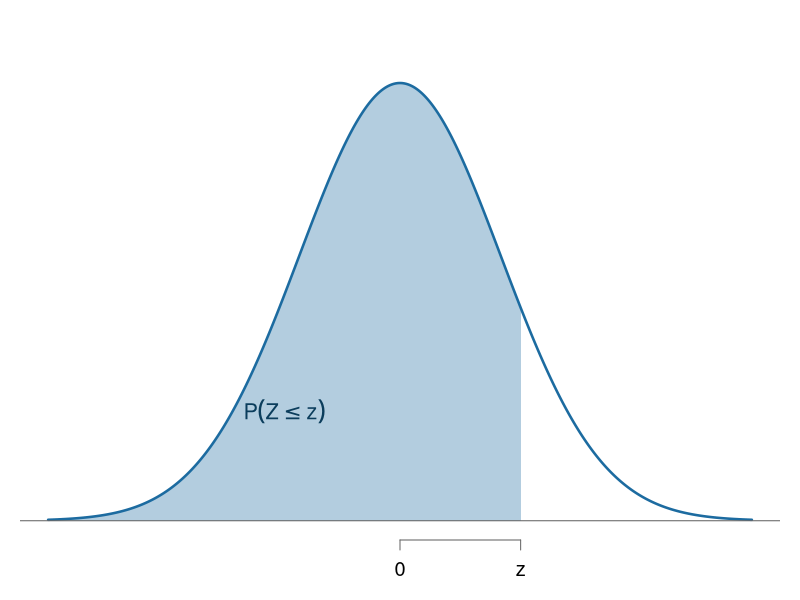
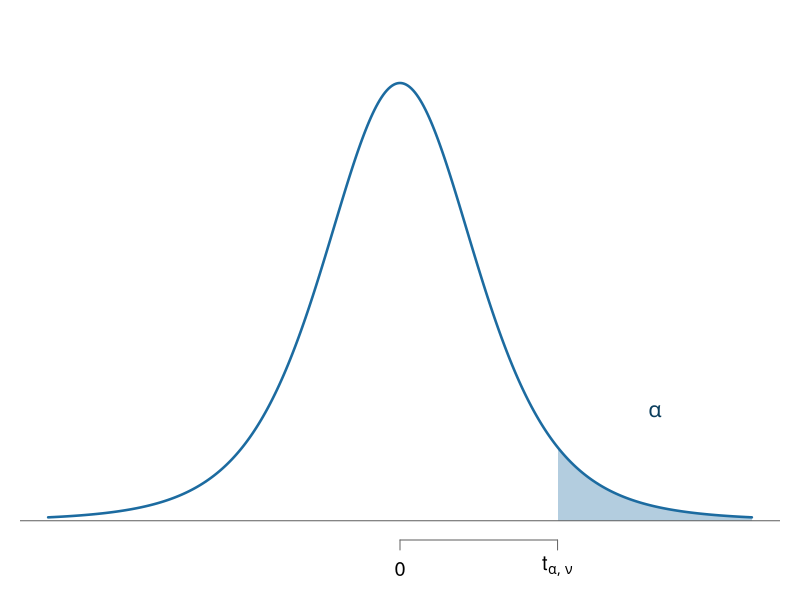
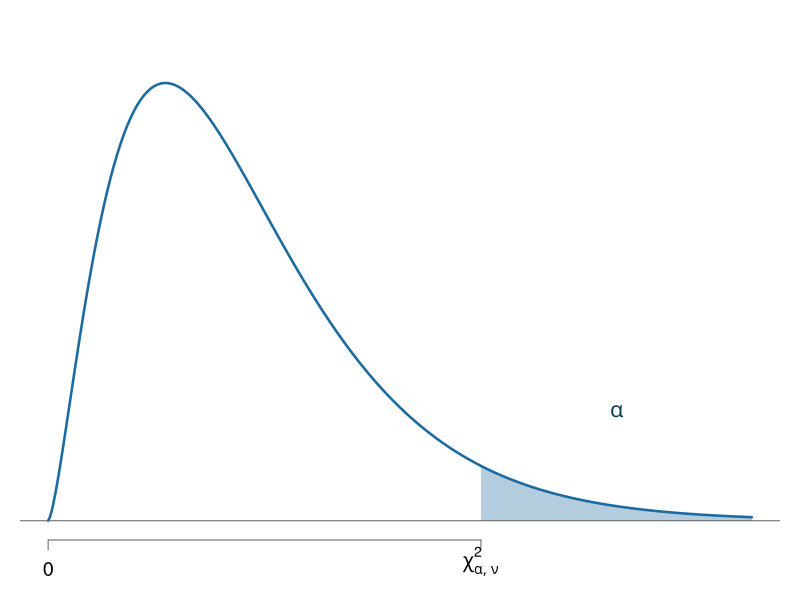
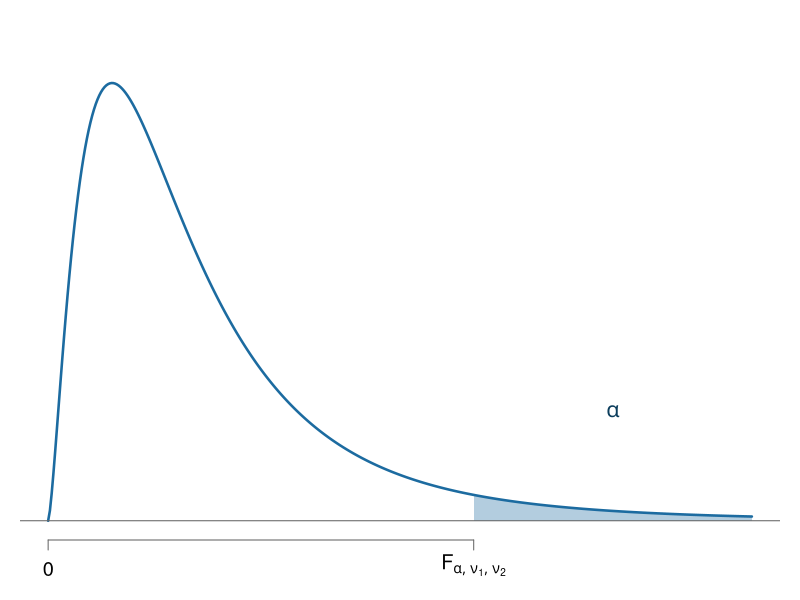

Generate these figures, in order, with R:
## ---- chunk 1
#| label: preparar-tablas
#| echo: false

library(kableExtra)
options(knitr.kable.NA = "")

# Da formato a un número sin notación científica y con d decimales
fmt <- function(x, d) formatC(x, format = "f", digits = d)

# Los valores muy pequeños se muestran con tres cifras significativas
fmt_signif <- function(x, d = 3) {
  ifelse(x < 0.1,
         formatC(signif(x, 3), format = "fg", digits = 3, flag = "#"),
         formatC(x, format = "f", digits = d))
}

# Estilo común de los cuadros del apéndice
estilo <- function(k, letra = 13) {
  k %>%
    kable_styling(full_width = FALSE, font_size = letra,
                  bootstrap_options = c("striped", "hover", "condensed")) %>%
    column_spec(1, bold = TRUE)
}
## ---- chunk 2
#| label: figura-areas
#| echo: false

# Dibuja una densidad y sombrea un área; se usa en las figuras del apéndice
dibujar_area <- function(f, desde, hasta, a, b, etiqueta, marcas, rotulos) {
  x <- seq(desde, hasta, length.out = 400)
  y <- f(x)
  plot(x, y, type = "n", axes = FALSE, xlab = "", ylab = "",
       ylim = c(0, max(y) * 1.1))
  xs <- seq(a, b, length.out = 200)
  polygon(c(a, xs, b), c(0, f(xs), 0), col = "#1C6BA055", border = NA)
  lines(x, y, lwd = 2.5, col = "#1C6BA0")
  abline(h = 0, col = "gray40")
  axis(1, at = marcas, labels = rotulos, tick = TRUE,
       col = "gray40", cex.axis = 1.2)
  text(mean(c(max(a, desde), min(b, hasta))), max(y) * 0.25, etiqueta,
       cex = 1.3, col = "#0b3d5c")
}
## ---- chunk 3
#| label: fig-apa-z
#| fig-cap: "La tabla Z da el área a la izquierda de z."
#| fig-alt: "Curva normal estándar con el área sombreada a la izquierda de un valor z positivo"
#| echo: false
#| fig-width: 7
#| fig-height: 3

par(mar = c(3, 1, 1, 1))
dibujar_area(dnorm, -3.5, 3.5, -3.5, 1.2, expression(P(Z <= z)),
             marcas = c(0, 1.2), rotulos = expression(0, z))
## ---- chunk 4
#| label: calculo-z
#| echo: false

# Cuadro de la normal estándar: filas con el primer decimal y columnas con el segundo
tabla_z <- function(filas, signo) {
  m <- t(sapply(filas, function(z0) pnorm(signo * (z0 + (0:9) / 100))))
  rotulo <- paste0(if (signo < 0) "−" else "", fmt(filas, 1))
  data.frame(z = rotulo, apply(m, 2, fmt, d = 4), check.names = FALSE)
}
z_neg <- tabla_z(seq(3.4, 0, by = -0.1), signo = -1)
z_pos <- tabla_z(seq(0, 3.4, by = 0.1), signo = 1)
encabezado_z <- c("<i>z</i>", sprintf("0.0%d", 0:9))
## ---- chunk 5
#| label: tbl-apa-z-neg
#| tbl-cap: "Normal estándar: $P(Z \\le z)$ para $z$ negativos."
#| echo: false

z_neg %>%
  kbl(col.names = encabezado_z, escape = FALSE, align = "c") %>%
  estilo()
## ---- chunk 6
#| label: tbl-apa-z-pos
#| tbl-cap: "Normal estándar: $P(Z \\le z)$ para $z$ positivos."
#| echo: false

z_pos %>%
  kbl(col.names = encabezado_z, escape = FALSE, align = "c") %>%
  estilo()
## ---- chunk 7
# Con el valor redondeado, igual que en la tabla
pnorm(-1.67)

# Sin redondear z: R estandariza solo si se le dan la media y la desviación
pnorm(25, mean = 30, sd = 3)
## ---- chunk 8
#| label: fig-apa-t
#| fig-cap: "La tabla t da el valor que deja un área α a la derecha."
#| fig-alt: "Curva t de Student con el área sombreada a la derecha del valor crítico"
#| echo: false
#| fig-width: 7
#| fig-height: 3

par(mar = c(3, 1, 1, 1))
dibujar_area(function(x) dt(x, df = 5), -4.5, 4.5, 2.015, 4.5,
             expression(alpha), marcas = c(0, 2.015),
             rotulos = expression(0, t[list(alpha, nu)]))
## ---- chunk 9
#| label: tbl-apa-t
#| tbl-cap: "Valores críticos $t_{\\alpha,\\nu}$ con área $\\alpha$ a la derecha."
#| echo: false

alfas_t <- c(0.10, 0.05, 0.025, 0.01, 0.005, 0.001, 0.0005)
nu_t <- c(1:30, 40, 50, 60, 80, 100, 120, Inf)
m_t <- sapply(alfas_t, function(a) qt(1 - a, df = nu_t))
tab_t <- data.frame(nu = ifelse(is.infinite(nu_t), "∞", nu_t), apply(m_t, 2, fmt, d = 3))

tab_t %>%
  kbl(col.names = c("<i>ν</i>", paste0("<i>α</i> = ", alfas_t)),
      escape = FALSE, align = "c") %>%
  estilo()
## ---- chunk 10
# Área a la izquierda = 1 - 0.025 = 0.975
qt(0.975, df = 9)
## ---- chunk 11
#| label: fig-apa-chi
#| fig-cap: "La tabla chi-cuadrado da el valor que deja un área α a la derecha."
#| fig-alt: "Curva chi-cuadrado asimétrica con el área sombreada a la derecha del valor crítico"
#| echo: false
#| fig-width: 7
#| fig-height: 3

par(mar = c(3, 1, 1, 1))
dibujar_area(function(x) dchisq(x, df = 5), 0, 18, 11.07, 18,
             expression(alpha), marcas = c(0, 11.07),
             rotulos = expression(0, chi[list(alpha, nu)]^2))
## ---- chunk 12
#| label: tbl-apa-chi
#| tbl-cap: "Valores críticos $\\chi^2_{\\alpha,\\nu}$ con área $\\alpha$ a la derecha."
#| echo: false

alfas_chi <- c(0.995, 0.99, 0.975, 0.95, 0.90, 0.10, 0.05, 0.025, 0.01, 0.005)
nu_chi <- c(1:30, seq(40, 100, by = 10))
m_chi <- sapply(alfas_chi, function(a) qchisq(1 - a, df = nu_chi))
tab_chi <- data.frame(nu = nu_chi, apply(m_chi, 2, fmt_signif, d = 3))

tab_chi %>%
  kbl(col.names = c("<i>ν</i>", paste0("<i>α</i> = ", alfas_chi)),
      escape = FALSE, align = "c") %>%
  estilo(letra = 12)
## ---- chunk 13
# qchisq() recibe el área a la izquierda
qchisq(0.975, df = 9)   # valor de la derecha
qchisq(0.025, df = 9)   # valor de la izquierda
## ---- chunk 14
#| label: fig-apa-f
#| fig-cap: "La tabla F da el valor que deja un área α a la derecha."
#| fig-alt: "Curva F asimétrica con el área sombreada a la derecha del valor crítico"
#| echo: false
#| fig-width: 7
#| fig-height: 3

par(mar = c(3, 1, 1, 1))
dibujar_area(function(x) df(x, df1 = 5, df2 = 10), 0, 5.5, 3.326, 5.5,
             expression(alpha), marcas = c(0, 3.326),
             rotulos = expression(0, F[list(alpha, nu[1], nu[2])]))
## ---- chunk 15
#| label: calculo-f
#| echo: false

nu1_f <- c(1:10, 12, 15, 20, 24, 30, 40, 60, 120, Inf)
nu2_f <- c(1:30, 40, 60, 120, Inf)
inf_txt <- function(v) ifelse(is.infinite(v), "∞", v)

cuadro_f <- function(alfa) {
  m <- outer(nu2_f, nu1_f, function(n2, n1) qf(1 - alfa, df1 = n1, df2 = n2))
  tab <- data.frame(inf_txt(nu2_f), apply(m, 2, fmt, d = 2), check.names = FALSE)
  tab %>%
    kbl(col.names = c("<i>ν</i><sub>2</sub> \\ <i>ν</i><sub>1</sub>", inf_txt(nu1_f)),
        escape = FALSE, align = "c") %>%
    estilo(letra = 11) %>%
    scroll_box(width = "100%")
}
## ---- chunk 16
#| label: tbl-apa-f10
#| tbl-cap: "Valores críticos $F_{0.10,\\nu_1,\\nu_2}$."
#| echo: false

cuadro_f(0.10)
## ---- chunk 17
#| label: tbl-apa-f05
#| tbl-cap: "Valores críticos $F_{0.05,\\nu_1,\\nu_2}$."
#| echo: false

cuadro_f(0.05)
## ---- chunk 18
#| label: tbl-apa-f025
#| tbl-cap: "Valores críticos $F_{0.025,\\nu_1,\\nu_2}$."
#| echo: false

cuadro_f(0.025)
## ---- chunk 19
#| label: tbl-apa-f01
#| tbl-cap: "Valores críticos $F_{0.01,\\nu_1,\\nu_2}$."
#| echo: false

cuadro_f(0.01)
## ---- chunk 20
qf(0.95, df1 = 7, df2 = 9)       # cola derecha
qf(0.05, df1 = 7, df2 = 9)       # cola izquierda, directo
1 / qf(0.95, df1 = 9, df2 = 7)   # cola izquierda con la ecuación
## ---- chunk 21
#| label: calculo-binomial
#| echo: false

p_bin <- c(0.05, 0.10, 0.15, 0.20, 0.25, 0.30, 0.40, 0.50,
           0.60, 0.70, 0.75, 0.80, 0.85, 0.90, 0.95)

cuadro_binomial <- function(enes) {
  filas <- do.call(rbind, lapply(enes, function(n) {
    x <- 0:n
    data.frame(x = x, sapply(p_bin, function(p) fmt(pbinom(x, size = n, prob = p), 3)),
               check.names = FALSE)
  }))
  largo <- enes + 1
  k <- filas %>%
    kbl(col.names = c("<i>x</i>", fmt(p_bin, 2)), escape = FALSE, align = "c",
        row.names = FALSE) %>%
    add_header_above(c(" " = 1, "<i>p</i>" = length(p_bin)), escape = FALSE) %>%
    estilo(letra = 11)
  inicio <- cumsum(c(1, head(largo, -1)))
  for (i in seq_along(enes)) {
    k <- k %>% pack_rows(paste0("n = ", enes[i]), inicio[i], inicio[i] + largo[i] - 1)
  }
  k %>% scroll_box(width = "100%")
}
## ---- chunk 22
#| label: tbl-apa-binom-1
#| tbl-cap: "Binomial: $P(X \\le x)$ para $n$ de 1 a 5."
#| echo: false

cuadro_binomial(1:5)
## ---- chunk 23
#| label: tbl-apa-binom-2
#| tbl-cap: "Binomial: $P(X \\le x)$ para $n$ de 6 a 10."
#| echo: false

cuadro_binomial(6:10)
## ---- chunk 24
#| label: tbl-apa-binom-3
#| tbl-cap: "Binomial: $P(X \\le x)$ para $n$ de 11 a 15."
#| echo: false

cuadro_binomial(11:15)
## ---- chunk 25
#| label: tbl-apa-binom-4
#| tbl-cap: "Binomial: $P(X \\le x)$ para $n$ de 16 a 20."
#| echo: false

cuadro_binomial(16:20)
## ---- chunk 26
pbinom(2, size = 20, prob = 0.10)       # a lo sumo 2
dbinom(2, size = 20, prob = 0.10)       # exactamente 2
1 - pbinom(2, size = 20, prob = 0.10)   # más de 2
## ---- chunk 27
#| label: calculo-q
#| echo: false

k_q <- c(2:10, 12, 15, 20)
gl_q <- c(2:20, 24, 30, 40, 60, 120, Inf)

cuadro_q <- function(alfa) {
  m <- outer(gl_q, k_q, function(g, k) qtukey(1 - alfa, nmeans = k, df = g))
  tab <- data.frame(inf_txt(gl_q), apply(m, 2, fmt, d = 2), check.names = FALSE)
  tab %>%
    kbl(col.names = c("<i>gl</i><sub>E</sub> \\ <i>k</i>", k_q),
        escape = FALSE, align = "c") %>%
    estilo(letra = 12) %>%
    scroll_box(width = "100%")
}
## ---- chunk 28
#| label: tbl-apa-q05
#| tbl-cap: "Rango estudentizado: valores críticos $q_{0.05;k,gl_E}$."
#| echo: false

cuadro_q(0.05)
## ---- chunk 29
#| label: tbl-apa-q01
#| tbl-cap: "Rango estudentizado: valores críticos $q_{0.01;k,gl_E}$."
#| echo: false

cuadro_q(0.01)
## ---- chunk 30
q_crit <- qtukey(0.95, nmeans = 4, df = 16)
q_crit
q_crit * sqrt(2.50 / 5)   # distancia mínima de Tukey (MPa)
